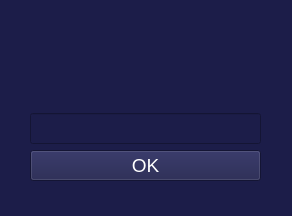
<?xml version="1.0" encoding="UTF-8"?>
<ui version="4.0">
 <class>Form</class>
 <widget class="QWidget" name="Form">
  <property name="geometry">
   <rect>
    <x>0</x>
    <y>0</y>
    <width>292</width>
    <height>216</height>
   </rect>
  </property>
  <property name="windowTitle">
   <string>Form</string>
  </property>
  <property name="styleSheet">
   <string notr="true">background-color: rgb(28, 29, 73);
color: rgb(255, 255, 255);</string>
  </property>
  <widget class="QWidget" name="verticalLayoutWidget">
   <property name="geometry">
    <rect>
     <x>30</x>
     <y>30</y>
     <width>231</width>
     <height>151</height>
    </rect>
   </property>
   <layout class="QVBoxLayout" name="verticalLayout">
    <item>
     <widget class="QLabel" name="text_output">
      <property name="font">
       <font>
        <family>Arial</family>
        <pointsize>14</pointsize>
       </font>
      </property>
      <property name="text">
       <string/>
      </property>
      <property name="alignment">
       <set>Qt::AlignCenter</set>
      </property>
     </widget>
    </item>
    <item>
     <widget class="QLineEdit" name="input">
      <property name="font">
       <font>
        <pointsize>14</pointsize>
       </font>
      </property>
      <property name="alignment">
       <set>Qt::AlignCenter</set>
      </property>
     </widget>
    </item>
    <item>
     <widget class="QPushButton" name="button_OK">
      <property name="font">
       <font>
        <family>Arial</family>
        <pointsize>14</pointsize>
       </font>
      </property>
      <property name="text">
       <string>OK</string>
      </property>
     </widget>
    </item>
   </layout>
  </widget>
 </widget>
 <resources/>
 <connections/>
</ui>
